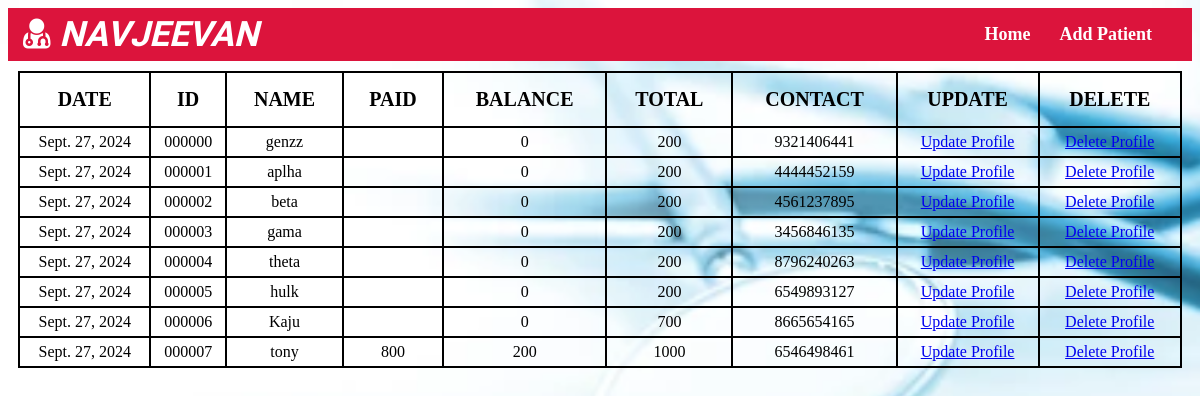
Before: / with the older database file.
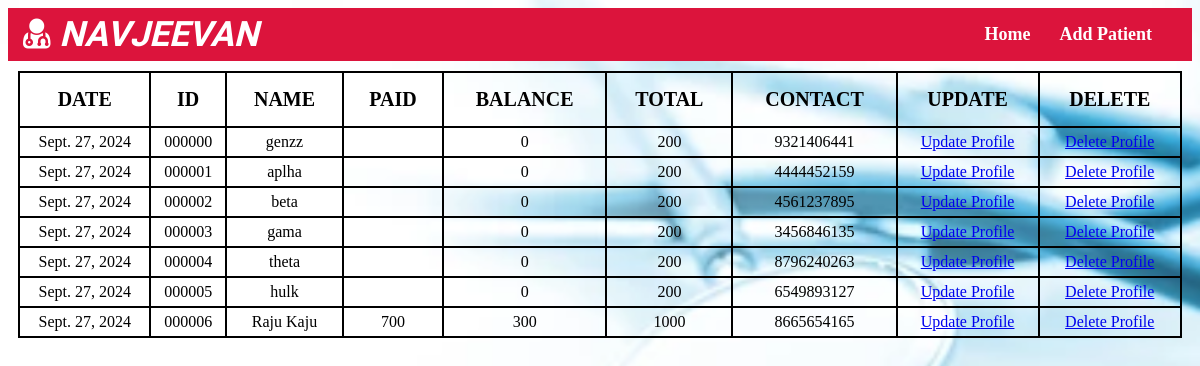
After: the same page with the newer database file.
### clinic/models.py (models this page shows, shortened)
class patient(models.Model):
    id = models.CharField(max_length=6, primary_key=True, unique=True, default ='')
    date = models.DateField(default= timezone.now)
    name = models.CharField(default='', max_length=255)
    sex = models.CharField(choices=[('M', 'Male'), ('F', 'Female'), ('O', 'Other')], default='', max_length=1)
    age = models.CharField(default='', max_length= 100)
    weight = models.CharField(default='', max_length= 100)
    mobile_number = models.CharField(max_length=10, default='')
    Complain = models.CharField(default='', max_length=200)
    BP = models.CharField(max_length=15, blank=True, null=True, default=None)
    PR = models.CharField(max_length=3, default='' )      #(max_length = 3, db_column='PR' + suffix)
    SPO2 = models.DecimalField(max_digits=5, decimal_places=2, validators=[MinValueValidator(0), MaxValueValidator(100)])
    Temp =models.FloatField(default=0)
    Advice = models.CharField(default='',max_length=200)
    Medicine = models.CharField(default='', max_length=200)
    Duration = models.CharField(default='', max_length=200)
    Days = models.CharField(default='', max_length=20)
    Online_payment = models.CharField(default='',max_length=255)
    Cash_payment = models.CharField(default='', max_length=255)
    Balance_amount = models.CharField(default='', max_length=255)
    Paid_amount = models.CharField(default='', max_length=255)
    Total_amount = models.CharField(default='', max_length=255)

### clinic/views.py (the view)
# urls.py: path('', home, name='home'),
def home(request):
    template_name='clinic/home.html'
    context= {
        'patient':patient.objects.all(),
    }
    return render(request,
                  template_name= template_name,
                  context= context)

### clinic/templates/clinic/home.html (shortened to what this page needs)
<!DOCTYPE html>
<html lang="en">
<head>
    <link rel="stylesheet" href="https://cdnjs.cloudflare.com/ajax/libs/font-awesome/4.7.0/css/font-awesome.min.css">
    {% load static %}
</head>
<body>
    <nav class="navbar">
        <div class="navdiv">
            <div class="logo"><a href="{% url 'home' %}"><i class="fa fa-user-md"></i>  NAVJEEVAN</a></div>
            <ul>
                <li><a href="{% url 'home' %}">Home</a></li>
                <li><a href="{% url 'patient_createview' %}">Add Patient</a></li>
            </ul>
        </div>
    </nav>
    <table>
        <thead style="border:2px solid black; font-size:20px;">
            <tr>
                <th> DATE </th>
                <th > ID </th>
                <th > NAME </th>
                <th > PAID </th>
                <th > BALANCE </th>
                <th > TOTAL </th>
                <th > CONTACT </th>
                <th > UPDATE </th>
                <th > DELETE </th>
        </thead>
        <tbody style = "text-align:center;">
            {% for item in patient %}
            <tr>
                <td > {{item.date}} </td>
                <td > {{item.id}} </td>
                <td > {{item.name}} </td>
                <td > {{item.Paid_amount}} </td>
                <td > {{item.Balance_amount}} </td>
                <td > {{item.Total_amount}} </td>
                <td > {{item.mobile_number}} </td>
                <td> <a href="{% url 'patient_update' id=item.id %}">Update Profile</a> </td>
                <td> <a href="{% url 'patient_delete' id=item.id %}">Delete Profile</a> </td>
            </tr>
            {% endfor %}
        </tbody>
    </table>
</body>
</html>

Changed rows visible on the page:
removed patient: date "Sept. 27, 2024", id "000007", name "tony", Paid_amount "800", Balance_amount "200", Total_amount "1000", mobile_number "6546498461"
changed patient id 000006: name "Kaju" → "Raju Kaju"; Paid_amount (not shown) → "700"; Balance_amount "0" → "300"; Total_amount "700" → "1000"
